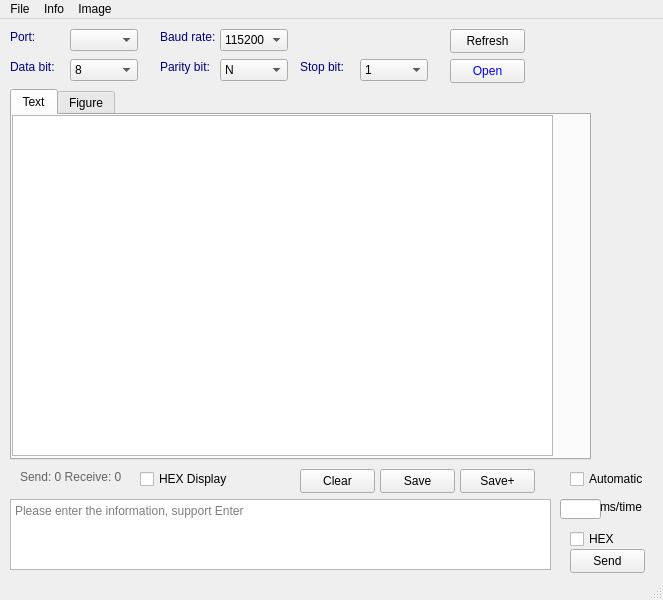
<?xml version="1.0" encoding="UTF-8"?>
<ui version="4.0">
 <class>MainWindow</class>
 <widget class="QMainWindow" name="MainWindow">
  <property name="geometry">
   <rect>
    <x>0</x>
    <y>0</y>
    <width>663</width>
    <height>600</height>
   </rect>
  </property>
  <property name="windowTitle">
   <string>MST_IonMeasurement</string>
  </property>
  <property name="windowIcon">
   <iconset>
    <normaloff>pic/cat.png</normaloff>pic/cat.png</iconset>
  </property>
  <property name="autoFillBackground">
   <bool>false</bool>
  </property>
  <property name="styleSheet">
   <string notr="true"/>
  </property>
  <widget class="QWidget" name="centralwidget">
   <widget class="QTextEdit" name="textEdit">
    <property name="geometry">
     <rect>
      <x>10</x>
      <y>480</y>
      <width>541</width>
      <height>71</height>
     </rect>
    </property>
    <property name="placeholderText">
     <string>Please enter the information, support Enter</string>
    </property>
   </widget>
   <widget class="QPushButton" name="pushButton">
    <property name="geometry">
     <rect>
      <x>450</x>
      <y>10</y>
      <width>75</width>
      <height>24</height>
     </rect>
    </property>
    <property name="text">
     <string>Refresh</string>
    </property>
   </widget>
   <widget class="QLabel" name="label">
    <property name="geometry">
     <rect>
      <x>10</x>
      <y>10</y>
      <width>31</width>
      <height>16</height>
     </rect>
    </property>
    <property name="styleSheet">
     <string notr="true">color:rgb(0, 0, 127)</string>
    </property>
    <property name="text">
     <string>Port:</string>
    </property>
   </widget>
   <widget class="QComboBox" name="comboBox">
    <property name="geometry">
     <rect>
      <x>70</x>
      <y>10</y>
      <width>68</width>
      <height>22</height>
     </rect>
    </property>
   </widget>
   <widget class="QLabel" name="label_2">
    <property name="geometry">
     <rect>
      <x>160</x>
      <y>10</y>
      <width>61</width>
      <height>16</height>
     </rect>
    </property>
    <property name="styleSheet">
     <string notr="true">color:rgb(0, 0, 127)</string>
    </property>
    <property name="text">
     <string>Baud rate:</string>
    </property>
   </widget>
   <widget class="QComboBox" name="comboBox_2">
    <property name="geometry">
     <rect>
      <x>220</x>
      <y>10</y>
      <width>68</width>
      <height>22</height>
     </rect>
    </property>
    <item>
     <property name="text">
      <string>115200</string>
     </property>
    </item>
    <item>
     <property name="text">
      <string>9600</string>
     </property>
    </item>
   </widget>
   <widget class="QLabel" name="label_3">
    <property name="geometry">
     <rect>
      <x>10</x>
      <y>40</y>
      <width>54</width>
      <height>16</height>
     </rect>
    </property>
    <property name="styleSheet">
     <string notr="true">color:rgb(0, 0, 127)</string>
    </property>
    <property name="text">
     <string>Data bit:</string>
    </property>
   </widget>
   <widget class="QComboBox" name="comboBox_3">
    <property name="geometry">
     <rect>
      <x>70</x>
      <y>40</y>
      <width>68</width>
      <height>22</height>
     </rect>
    </property>
    <item>
     <property name="text">
      <string>8</string>
     </property>
    </item>
    <item>
     <property name="text">
      <string>7</string>
     </property>
    </item>
    <item>
     <property name="text">
      <string>6</string>
     </property>
    </item>
    <item>
     <property name="text">
      <string>5</string>
     </property>
    </item>
   </widget>
   <widget class="QLabel" name="label_4">
    <property name="geometry">
     <rect>
      <x>160</x>
      <y>40</y>
      <width>54</width>
      <height>16</height>
     </rect>
    </property>
    <property name="styleSheet">
     <string notr="true">color:rgb(0, 0, 127)</string>
    </property>
    <property name="text">
     <string>Parity bit:</string>
    </property>
   </widget>
   <widget class="QComboBox" name="comboBox_4">
    <property name="geometry">
     <rect>
      <x>220</x>
      <y>40</y>
      <width>68</width>
      <height>22</height>
     </rect>
    </property>
    <item>
     <property name="text">
      <string>N</string>
     </property>
    </item>
    <item>
     <property name="text">
      <string>E</string>
     </property>
    </item>
    <item>
     <property name="text">
      <string>O</string>
     </property>
    </item>
    <item>
     <property name="text">
      <string>M</string>
     </property>
    </item>
   </widget>
   <widget class="QLabel" name="label_5">
    <property name="geometry">
     <rect>
      <x>300</x>
      <y>40</y>
      <width>54</width>
      <height>16</height>
     </rect>
    </property>
    <property name="styleSheet">
     <string notr="true">color:rgb(0, 0, 127)</string>
    </property>
    <property name="text">
     <string>Stop bit:</string>
    </property>
   </widget>
   <widget class="QComboBox" name="comboBox_5">
    <property name="geometry">
     <rect>
      <x>360</x>
      <y>40</y>
      <width>68</width>
      <height>22</height>
     </rect>
    </property>
    <item>
     <property name="text">
      <string>1</string>
     </property>
    </item>
    <item>
     <property name="text">
      <string>2</string>
     </property>
    </item>
   </widget>
   <widget class="QTabWidget" name="tabWidget">
    <property name="geometry">
     <rect>
      <x>10</x>
      <y>70</y>
      <width>581</width>
      <height>371</height>
     </rect>
    </property>
    <property name="currentIndex">
     <number>0</number>
    </property>
    <widget class="QWidget" name="tab">
     <attribute name="title">
      <string>Text</string>
     </attribute>
     <widget class="QTextBrowser" name="textBrowser">
      <property name="geometry">
       <rect>
        <x>0</x>
        <y>0</y>
        <width>541</width>
        <height>341</height>
       </rect>
      </property>
     </widget>
    </widget>
    <widget class="QWidget" name="tab_2">
     <attribute name="title">
      <string>Figure</string>
     </attribute>
     <widget class="PlotWidget" name="graphicsView">
      <property name="geometry">
       <rect>
        <x>0</x>
        <y>0</y>
        <width>561</width>
        <height>341</height>
       </rect>
      </property>
     </widget>
    </widget>
   </widget>
   <widget class="QPushButton" name="pushButton_2">
    <property name="geometry">
     <rect>
      <x>450</x>
      <y>40</y>
      <width>75</width>
      <height>24</height>
     </rect>
    </property>
    <property name="font">
     <font>
      <bold>false</bold>
     </font>
    </property>
    <property name="styleSheet">
     <string notr="true">color: rgb(0, 0, 255)</string>
    </property>
    <property name="text">
     <string>Open</string>
    </property>
    <property name="checkable">
     <bool>true</bool>
    </property>
   </widget>
   <widget class="QPushButton" name="pushButton_3">
    <property name="geometry">
     <rect>
      <x>570</x>
      <y>530</y>
      <width>75</width>
      <height>24</height>
     </rect>
    </property>
    <property name="text">
     <string>Send</string>
    </property>
   </widget>
   <widget class="QPushButton" name="pushButton_4">
    <property name="geometry">
     <rect>
      <x>300</x>
      <y>450</y>
      <width>75</width>
      <height>24</height>
     </rect>
    </property>
    <property name="text">
     <string>Clear</string>
    </property>
   </widget>
   <widget class="QPushButton" name="pushButton_5">
    <property name="geometry">
     <rect>
      <x>380</x>
      <y>450</y>
      <width>75</width>
      <height>24</height>
     </rect>
    </property>
    <property name="text">
     <string>Save</string>
    </property>
   </widget>
   <widget class="QCheckBox" name="checkBox">
    <property name="geometry">
     <rect>
      <x>570</x>
      <y>510</y>
      <width>51</width>
      <height>20</height>
     </rect>
    </property>
    <property name="text">
     <string>HEX</string>
    </property>
    <property name="tristate">
     <bool>false</bool>
    </property>
   </widget>
   <widget class="QLabel" name="label_6">
    <property name="geometry">
     <rect>
      <x>20</x>
      <y>450</y>
      <width>171</width>
      <height>16</height>
     </rect>
    </property>
    <property name="styleSheet">
     <string notr="true">color:rgb(100,100,100)</string>
    </property>
    <property name="text">
     <string>Send: 0 Receive: 0</string>
    </property>
   </widget>
   <widget class="QCheckBox" name="checkBox_2">
    <property name="geometry">
     <rect>
      <x>140</x>
      <y>450</y>
      <width>91</width>
      <height>20</height>
     </rect>
    </property>
    <property name="text">
     <string>HEX Display</string>
    </property>
   </widget>
   <widget class="QCheckBox" name="checkBox_3">
    <property name="geometry">
     <rect>
      <x>570</x>
      <y>450</y>
      <width>79</width>
      <height>20</height>
     </rect>
    </property>
    <property name="text">
     <string>Automatic</string>
    </property>
   </widget>
   <widget class="QLineEdit" name="lineEdit">
    <property name="geometry">
     <rect>
      <x>560</x>
      <y>480</y>
      <width>41</width>
      <height>20</height>
     </rect>
    </property>
    <property name="text">
     <string/>
    </property>
   </widget>
   <widget class="QLabel" name="label_7">
    <property name="geometry">
     <rect>
      <x>600</x>
      <y>480</y>
      <width>54</width>
      <height>16</height>
     </rect>
    </property>
    <property name="text">
     <string>ms/time</string>
    </property>
   </widget>
   <widget class="QPushButton" name="pushButton_6">
    <property name="geometry">
     <rect>
      <x>460</x>
      <y>450</y>
      <width>75</width>
      <height>24</height>
     </rect>
    </property>
    <property name="text">
     <string>Save+</string>
    </property>
   </widget>
  </widget>
  <widget class="QMenuBar" name="menubar">
   <property name="geometry">
    <rect>
     <x>0</x>
     <y>0</y>
     <width>663</width>
     <height>22</height>
    </rect>
   </property>
   <widget class="QMenu" name="menu">
    <property name="title">
     <string>File</string>
    </property>
    <addaction name="actionSave"/>
   </widget>
   <widget class="QMenu" name="menu_2">
    <property name="title">
     <string>Info</string>
    </property>
    <addaction name="actionVersion"/>
    <addaction name="actionSupport"/>
   </widget>
   <widget class="QMenu" name="menuImage">
    <property name="title">
     <string>Image</string>
    </property>
    <addaction name="actionK1"/>
    <addaction name="actionK2"/>
    <addaction name="actionCa1"/>
    <addaction name="actionCa2"/>
    <addaction name="actionMg1"/>
    <addaction name="actionMg2"/>
    <addaction name="actionBlank"/>
   </widget>
   <addaction name="menu"/>
   <addaction name="menu_2"/>
   <addaction name="menuImage"/>
  </widget>
  <widget class="QStatusBar" name="statusbar"/>
  <action name="actionSave">
   <property name="text">
    <string>Save as csv</string>
   </property>
  </action>
  <action name="actionVersion">
   <property name="icon">
    <iconset>
     <normaloff>pic/cat.png</normaloff>pic/cat.png</iconset>
   </property>
   <property name="text">
    <string>Version</string>
   </property>
  </action>
  <action name="actionSupport">
   <property name="icon">
    <iconset>
     <normaloff>pic/dog.gif</normaloff>pic/dog.gif</iconset>
   </property>
   <property name="text">
    <string>Demo</string>
   </property>
  </action>
  <action name="actionReal_time_detection">
   <property name="text">
    <string>Real time detection</string>
   </property>
  </action>
  <action name="actionK1">
   <property name="text">
    <string>K1</string>
   </property>
  </action>
  <action name="actionK2">
   <property name="text">
    <string>K2</string>
   </property>
  </action>
  <action name="actionCa1">
   <property name="text">
    <string>Ca1</string>
   </property>
  </action>
  <action name="actionCa2">
   <property name="text">
    <string>Ca2</string>
   </property>
  </action>
  <action name="actionMg1">
   <property name="text">
    <string>Mg1</string>
   </property>
  </action>
  <action name="actionMg2">
   <property name="text">
    <string>Mg2</string>
   </property>
  </action>
  <action name="actionBlank">
   <property name="text">
    <string>Blank</string>
   </property>
  </action>
 </widget>
 <customwidgets>
  <customwidget>
   <class>PlotWidget</class>
   <extends>QGraphicsView</extends>
   <header location="global">pyqtgraph</header>
  </customwidget>
 </customwidgets>
 <resources/>
 <connections/>
</ui>
